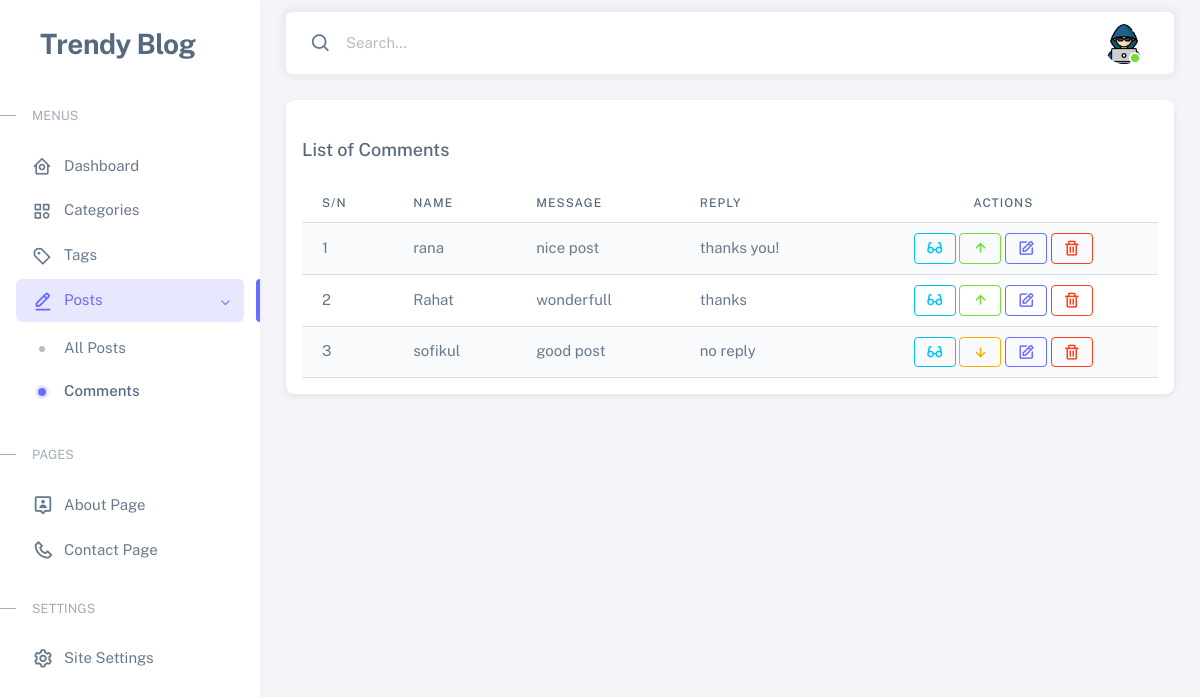
Screenshot of /admin/comments.php (signed in) with the database file from the repository.
### tables this page shows
CREATE TABLE `comments` (
  `id` bigint NOT NULL,
  `post_id` bigint NOT NULL,
  `name` varchar(255) NOT NULL,
  `email` varchar(255) NOT NULL,
  `message` text NOT NULL,
  `reply` text,
  `status` tinyint(1) NOT NULL DEFAULT '0',
  `created_at` timestamp NOT NULL DEFAULT CURRENT_TIMESTAMP
);

### classes/Profile.php (called while the page is built, shortened)
<?php
$realPath = dirname(__FILE__);
require_once $realPath . './../lib/Database.php';
require_once $realPath . './../helpers/Helper.php';
class Profile
{
  private $db;
  public function __construct()
  {
    $this->db = new Database();
  }
  public function getProfile()
  {
    try {
      $id = $_SESSION['id'];
      $query = "SELECT * FROM admins WHERE id = :id";
      $params = [
        ':id' => $id
      ];
      $result = $this->db->query($query, $params);
      return $result->fetch(PDO::FETCH_ASSOC);
    } catch (PDOException $e) {
      return $e->getMessage();
    }
  }
}

### lib/Database.php (called while the page is built, shortened)
<?php
class  Database
{
    private $host = DB_HOST;
    private $user = DB_USER;
    private $password = DB_PASS;
    private $database = DB_NAME;
    private $conn;
    private function connectDB()
    {
        try {
            $this->conn = new PDO("mysql:host={$this->host};dbname={$this->database}", $this->user, $this->password);
            $this->conn->setAttribute(PDO::ATTR_ERRMODE, PDO::ERRMODE_EXCEPTION);
        } catch (PDOException $e) {
            echo "Connection failed: " . $e->getMessage();
        }
    }
    public function query($sql, $params = [])
    {
        $stmt = $this->conn->prepare($sql);
        $stmt->execute($params);
        return $stmt;
    }
}

### classes/Comment.php (called while the page is built, shortened)
<?php
$realPath = dirname(__FILE__);
require_once $realPath . './../lib/Database.php';
require_once $realPath . './../helpers/Helper.php';
class Comment
{
  private $db;
  public function __construct()
  {
    $this->db = new Database();
  }
  public function getAllCommentsAdmin()
  {
    try{
      $query = "SELECT * FROM comments";
      $result = $this->db->query($query);
      return $result;
    }catch(Exception $e){
      return $e->getMessage();
    }
  }
}

### helpers/Helper.php (called while the page is built, shortened)
<?php
class Helper
{
    public static function textShorten($text, $limit)
    {
        return $text;
    }
}

### admin/comments.php (the view, shortened to what this page needs)
<?php
include_once './layouts/head.php';
include_once './layouts/custom-css.php';
$commentObj = new Comment();
$comments = $commentObj->getAllCommentsAdmin();
?>
</head>
<body>
  <div class="layout-wrapper layout-content-navbar">
    <div class="layout-container">
      <?php include_once './layouts/sidebar.php'; ?>
      <div class="layout-page">
        <?php include_once './layouts/navbar.php'; ?>
        <div class="content-wrapper">
          <div class="container-xxl flex-grow-1 container-p-y">
            <div class="row mb-4 justify-content-center">
              <div class="col-xxl">
                <div class="card mb-4 p-3">
                  <div class="card-header px-0 m-0 d-flex justify-content-between">
                    <div class="head-label">
                      <h5 class="card-title mb-0">
                        List of Comments
                      </h5>
                    </div>
                  </div>
                  <table id="example" class="table table-striped" style="width: 100%">
                    <thead>
                      <tr>
                        <th>S/N</th>
                        <th>Name</th>
                        <th>Message</th>
                        <th>Reply</th>
                        <th class="text-center">Actions</th>
                      </tr>
                    </thead>
                    <tbody>
                      <?php
                      if ($comments) {
                        $i = 1;
                        while ($row = $comments->fetch(PDO::FETCH_ASSOC)) { ?>
                          <tr>
                            <td>
                              <?php echo $i++; ?>
                            </td>
                            <td>
                              <?php echo $row['name']; ?>
                            </td>
                            <td>
                              <?php echo Helper::textShorten($row['message'], 20); ?>
                            </td>
                            <td>
                              <?php echo ($row['reply'])?Helper::textShorten($row['reply'], 20):'no reply'; ?>
                            </td>
                            <td class="text-center">
                              <a
                                class="btn btn-sm btn-outline-info" href="comment-details.php?id=<?php echo $row['id']; ?>"><i class=" fs-5 bx bx-glasses"></i></a>
                              <?php if ($row['status'] == 0) : ?>
                                <a class="btn btn-sm btn-outline-warning " href="?active=<?php echo $row['id']; ?>"><i class="fs-5 bx bx-down-arrow-alt"></i></a>
                              <?php else : ?>
                                <a class="btn btn-sm btn-outline-success " href="?deactive=<?php echo $row['id']; ?>"><i class="fs-5 bx bx-up-arrow-alt"></i></a>
                              <?php endif; ?>
                              <a class="btn btn-sm btn-outline-primary"
                                href="comment-reply.php?id=<?php echo $row['id']; ?>">
                                <i class="fs-5 bx bx-edit"></i>
                              </a>
                              <a class="btn btn-sm btn-outline-danger btn-delete" href="?id=<?php echo $row['id']; ?>"><i
                                  class="fs-5 bx bx-trash"></i></a>
                            </td>
                          </tr>
                          <?php
                        }
                      }
                      ?>
                    </tbody>
                  </table>
                </div>
              </div>
            </div>
          </div>
        </div>
      </div>
    </div>
  </div>
</body>
</html>

### admin/layouts/navbar.php (shortened to what this page needs)
<?php
$profileObj = new Profile();
$profile = $profileObj->getProfile();
?>
<nav class="layout-navbar container-xxl navbar navbar-expand-xl navbar-detached align-items-center bg-navbar-theme"
    id="layout-navbar">
    <div class="navbar-nav-right d-flex align-items-center" id="navbar-collapse">
        <div class="navbar-nav align-items-center">
            <div class="nav-item d-flex align-items-center">
                <i class="bx bx-search fs-4 lh-0"></i>
                <input type="text" class="form-control border-0 shadow-none" placeholder="Search..."
                    aria-label="Search..." />
            </div>
        </div>
        <ul class="navbar-nav flex-row align-items-center ms-auto">
            <li class="nav-item navbar-dropdown dropdown-user dropdown">
                <a class="nav-link dropdown-toggle hide-arrow" href="profile.php" data-bs-toggle="dropdown">
                    <div class="avatar avatar-online">
                        <img src="uploads/profile/<?php echo $profile['avatar']? $profile['avatar'] : 'default.png'; ?>" alt="" class="w-px-40 h-auto rounded-circle" />
                    </div>
                </a>
            </li>
        </ul>
    </div>
</nav>

### rows the page displays
comments: name "rana", message "nice post", reply "thanks you!"
comments: name "Rahat", message "wonderfull", reply "thanks"
comments: name "sofikul", message "good post", shows "no reply"
